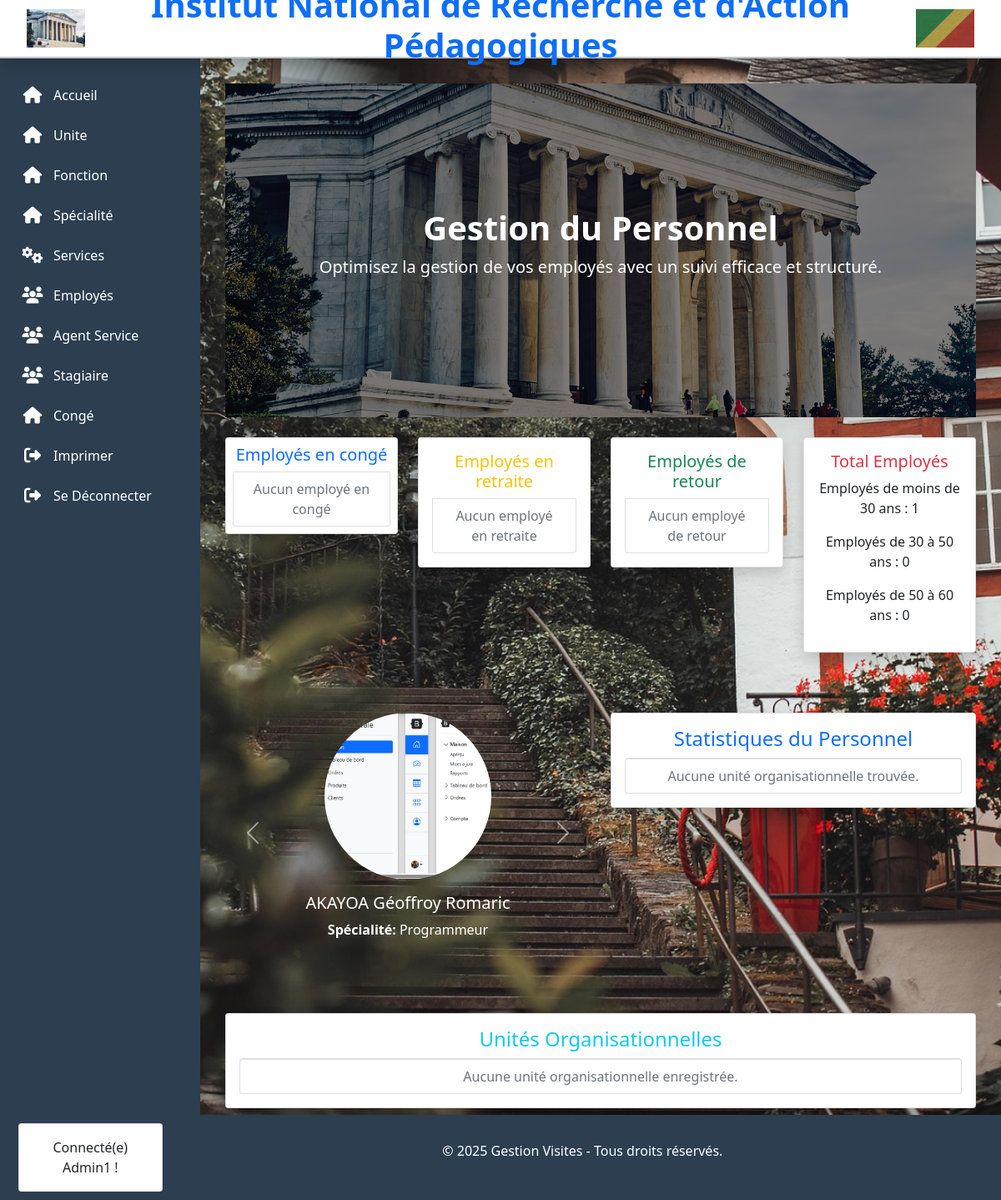
Page /home (signed in) on the committed database.
### Employee/models.py (models this page shows, shortened)
class Employee(models.Model):
    username = models.CharField(max_length=150, unique=True, null=True, blank=True)
    password = models.CharField(max_length=128, null=True, blank=True)
    STATUS_CHOICES = [
        ('active', 'Actif'),
        ('retired', 'Retraité'),
    ]
    first_name = models.CharField(
        max_length=50,
        help_text="Prénom de l'agent"
    )
    last_name = models.CharField(
        max_length=50,
        help_text="Nom de l'agent"
    )
    date_of_birth = models.DateField(help_text="Date de naissance")
    place_of_birth = models.CharField(
        max_length=55,
        blank=True,
        null=True,
        help_text="Lieu de naissance"
    )
    start_date = models.DateField(
        verbose_name="Prise de service",
        help_text="Date de prise de service à l'INRAP"
    )
    retirement_date = models.DateField(
        verbose_name="Départ à la retraite",
        help_text="Date de départ à la retraite",
        blank=True,
        null=True
    )
    grade = models.CharField(max_length=50, help_text="Grade")
    echelon = models.CharField(
        max_length=10,
        blank=True,
        null=True,
        help_text="Échelon"
    )
    matricule = models.CharField(max_length=7, help_text="Matricule solde")
    specialty = models.ForeignKey(Specialite, on_delete=models.CASCADE)
    observation = models.TextField(
        blank=True,
        null=True,
        help_text="Observations éventuelles"
    )
    status = models.CharField(
        max_length=20,
        choices=STATUS_CHOICES,
          blank=True,
        null=True,
        default='active',
        help_text="Statut de l'agent"
    )
    sexe = models.CharField(
        max_length=20,
        choices=[('Masculin', 'Masculin'), ('Féminin', 'Féminin')]
    )
    image = models.ImageField(
        default="1.png",
        upload_to='employe/',
        blank=True,
        null=True
    )
    adresse = models.CharField(max_length=60, blank=True, null=True,)
    num_tel = models.CharField(
        max_length=15,
        unique=True,
        error_messages={"unique": "Ce numéro est déjà utilisé."}
    )
    email = models.EmailField(
        unique=True,
        error_messages={"unique": "Cet email est déjà utilisé."}
    )
    class Meta:
        verbose_name = "Employé"
        verbose_name_plural = "Employés"
        ordering = ['last_name', 'first_name']

### specialite/models.py (models this page shows)
class  Specialite(models.Model):
    designation = models.CharField(max_length=30)
    def __str__(self):
        return f"{self.designation}"

### Gestion_Personnel_INRAP/views.py (the view)
# urls.py: path('home', views.home_view, name='home'),
def home_view(request):
    activation = Activation.objects.first()
    if not activation or not activation.is_valid():
        return redirect("Activation:activation_page")
    username = get_username_from_session(request)
    if not username:
        return redirect('login')
    today = now().date()
    six_mois_avant = today - timedelta(days=180)
    search_query = request.GET.get("search", "")
    employes = Employee.objects.all()
    if search_query:
        employes = employes.filter(Q(last_name__icontains=search_query) | Q(function__icontains=search_query))
    employes_recents = employes.filter(start_date__gte=six_mois_avant)
    employes_retour_conge = Employee.objects.filter(conge__date_fin__lte=today).distinct()
    employe_en_conge = Conge.objects.filter(date_debut__lte=today, date_fin__gte=today)
    employes_ages = [
        {
            "employe": emp,
            "age": today.year - emp.date_of_birth.year - ((today.month, today.day) < (emp.date_of_birth.month, emp.date_of_birth.day)),
        }
        for emp in employes
    ]
    tranche_30 = sum(1 for item in employes_ages if item["age"] < 30)
    tranche_50 = sum(1 for item in employes_ages if 30 <= item["age"] < 50)
    tranche_50_plus = sum(1 for item in employes_ages if 50 <= item["age"] < 60)
    employes_retraite_annee = [emp["employe"] for emp in employes_ages if emp["age"] == 60]
    employes_retraites = [emp["employe"] for emp in employes_ages if emp["age"] > 60]
    responsables_unites = ResponsableOrganisationUnite.objects.all()
    return render(request, "home.html", {
        "username": username,
        "employes": employes,
        "hommes": employes.filter(sexe="Homme").count(),
        "femmes": employes.filter(sexe="Femme").count(),
        "tranche_30": tranche_30,
        "tranche_50": tranche_50,
        "tranche_50_plus": tranche_50_plus,
        "employes_ages": employes_ages,
        "employes_recents": employes_recents,
        "employes_retour_conge": employes_retour_conge,
        "employes_en_conge": employe_en_conge,
        "employes_retraite_annee": employes_retraite_annee,
        "employes_retraites": employes_retraites,
        "responsables_unites": responsables_unites,
    })

### Activation/models.py (called while the page is built)
    def is_valid(self):
        return now() < self.expires_on

### Employee/views.py (called while the page is built)
def get_username_from_session(request):
    username = request.session.get('username', None)
    if not username:
        return None  # Aucun nom d'utilisateur trouvé dans la session
    return username

### templates/home.html (shortened to what this page needs)
{% extends 'template_base.html' %}
{% block contenue %}
<div class="hero-section position-relative text-center text-white ">
    <div id="heroCarousel" class="carousel slide carousel-fade" data-bs-ride="carousel">
        <div class="carousel-inner">
            <div class="carousel-item active">
                <img src="/static/image/administration-1867877_1280.jpg" class="d-block w-100 hero-bg" alt="Image 1">
            </div>
        </div>
    </div>
    <div class="hero-content position-absolute top-50 start-50 translate-middle w-100">
        <h1 class="fw-bold">Gestion du Personnel</h1>
        <p class="lead">Optimisez la gestion de vos employés avec un suivi efficace et structuré.</p>
    </div>
</div>
<div class="row text-center my-4">
    <div class="col-md-3">
        <div class="card shadow p-2">
            <h5 class="text-primary">Employés en congé</h5>
           {% for conge in employes_en_conge %}
            <li class="list-group-item">
                <h5>{{ conge.employe.last_name}} {{ conge.employe.first_name }} </h5>
                <p>Date début:  {{ conge.date_debut}}</p>
                <p>Date de fin:  {{ conge.date_fin}}</p>
             </li>
            {% empty %}
            <li class="list-group-item text-muted">Aucun employé en congé</li>
            {% endfor %}
        </div>
    </div>
    <div class="col-md-3">
        <div class="card shadow p-3">
            <h5 class="text-warning">Employés en retraite</h5>
            {% for employer_retraiter in employes_en_retraite %}
            <li class="list-group-item">
                <h5>{{ employer_retraiter.last_name}} {{ employer_retraiter.first_name }}</h5>
                <p>Date de naissance:  {{ employer_retraiter.date_of_birth }}</p>
                <p>Date début service:  {{ employer_retraiter.start_date}}</p>
                <p>Date de retraite:  {{ employer_retraiter.retirement_date}}</p>
             </li>
            {% empty %}
            <li class="list-group-item text-muted">Aucun employé en retraite</li>
            {% endfor %}
         </div>
    </div>
    <div class="col-md-3">
        <div class="card shadow p-3">
            <h5 class="text-success">Employés de retour</h5>
            {% for conge in employes_de_retour %}
            <li class="list-group-item">
                <h5>{{ conge.employe.last_name}} {{ conge.employe.first_name }}</h5>
                <p>Date début:  {{ conge.date_debut}}</p>
                <p>Date de fin:  {{ conge.date_fin}}</p>
             </li>
            {% empty %}
            <li class="list-group-item text-muted">Aucun employé de retour</li>
            {% endfor %}
        </div>
    </div>
    <div class="col-md-3">
        <div class="card shadow p-3">
            <h5 class="text-danger">Total Employés</h5>
            <div class="text-justify">
                <p>Employés de moins de 30 ans : {{ tranche_30 }} </p>
                <p>Employés de 30 à 50 ans : {{ tranche_50 }}</p>
                <p>Employés de 50 à 60 ans : {{ tranche_50_plus }} </p>
            </div>
        </div>
    </div>
</div>
<div class="row text-center">
    <div class="col-md-6">
        <div id="carouselEmployes" class="carousel slide my-5" data-bs-ride="carousel">
            <div class="carousel-inner">
                {% for employe in employes_recents %}
                <div class="carousel-item {% if forloop.first %}active{% endif %}">
                    <div class="d-flex flex-column align-items-center">
                        <img src="/media/{{ employe.image }}" class="rounded-circle shadow-lg"
                            style="width: 200px; height: 200px; object-fit: cover;" alt="{{ employe.nom }}">
                        <div class="mt-3 text-white">
                            <h5 class="text-white">{{ employe.last_name }} {{ employe.first_name }}</h5>
                            <p class="text-white"><strong>Spécialité:</strong> {{ employe.specialty }}</p>
                        </div>
                    </div>
                </div>
                {% empty %}
                <div class="carousel-item active">
                    <p class="text-center">Aucun employé trouvé.</p>
                </div>
                {% endfor %}
            </div>
            <button class="carousel-control-prev" type="button" data-bs-target="#carouselEmployes" data-bs-slide="prev">
                <span class="carousel-control-prev-icon" aria-hidden="true"></span>
            </button>
            <button class="carousel-control-next" type="button" data-bs-target="#carouselEmployes" data-bs-slide="next">
                <span class="carousel-control-next-icon" aria-hidden="true"></span>
            </button>
        </div>
    </div>
    <div class="col-md-6 my-5">
        <div class="card shadow p-3">
            <h4 class="text-primary">Statistiques du Personnel</h4>
            <ul class="list-group">
                {% for unite in employes_par_unite %}
                <li class="list-group-item">
                    <strong>{{ unite.designation }}</strong>: {{ unite.nombre_employes }} employés
                </li>
                {% empty %}
                <li class="list-group-item text-muted">Aucune unité organisationnelle trouvée.</li>
                {% endfor %}
            </ul>
        </div>
    </div>
</div>
<div class="row text-center mt-4">
    <div class="col-md-12">
        <div class="card shadow p-3">
            <h4 class="text-info">Unités Organisationnelles</h4>
            <ul class="list-group">
                {% for unite in responsables_organisation_unite %}
                <li class="list-group-item">{{ unite.name }}</li>
                {% empty %}
                <li class="list-group-item text-muted">Aucune unité organisationnelle enregistrée.</li>
                {% endfor %}
            </ul>
        </div>
    </div>
</div>
{% endblock %}

### templates/home.html (style rules this page uses)
.hero-section { height: 400px; overflow: hidden; }
.hero-bg { height: 400px; object-fit: cover; filter: brightness(50%); }
.hero-content { z-index: 2; }

### rows in the picture
Employee: image (picture), last_name "AKAYOA", first_name "Géoffroy Romaric", specialty "Programmeur"

### other values in the picture
{{ tranche_30 }} "1"
{{ tranche_50 }} "0"
{{ tranche_50_plus }} "0"
{{ username }} "Admin1"
